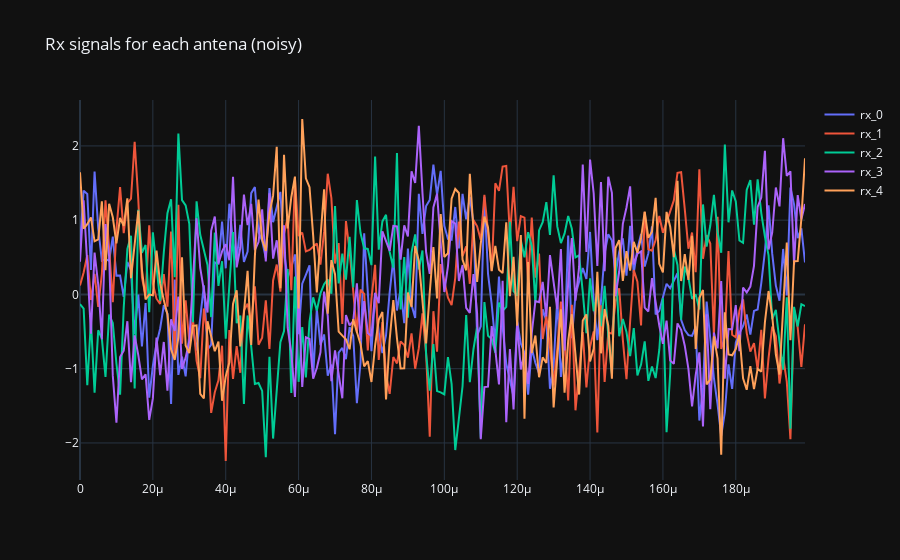

The notebook cell saved with this chart:
### Markdown cell above
## Add some noise to reception signals

### Code cell
rx_signals = beamforming.generate_noise_on_signal(rx_signals)

if use_matplotlib:
    for id, rx_signal in enumerate(rx_signals):
        plt.plot(np.asarray(rx_signal).squeeze().real[0:200], label='rx_' + str(id))
    plt.legend()
    plt.show()
else:
    fig = go.Figure()
    for id, rx_signal in enumerate(rx_signals):
        fig.add_trace(go.Scatter(x=t[0:200], y=np.asarray(rx_signal).squeeze().real[0:200], mode='lines', name='rx_' + str(id)))
    fig.update_layout(template="plotly_dark", title_text="Rx signals for each antena (noisy)")
    fig.show()

### Figure 1 — Plotly figure (JSON) as saved in the notebook; plotly's stock layout.template omitted (floating-point values rounded to 4 significant figures; data arrays with more than 128 entries replaced by an {"elided": "..."} marker saying what was removed)
{"data": [{"mode": "lines", "name": "rx_0", "type": "scatter", "x": {"elided": "200 float values"}, "y": {"elided": "200 float values"}}, {"mode": "lines", "name": "rx_1", "type": "scatter", "x": {"elided": "200 float values"}, "y": {"elided": "200 float values"}}, {"mode": "lines", "name": "rx_2", "type": "scatter", "x": {"elided": "200 float values"}, "y": {"elided": "200 float values"}}, {"mode": "lines", "name": "rx_3", "type": "scatter", "x": {"elided": "200 float values"}, "y": {"elided": "200 float values"}}, {"mode": "lines", "name": "rx_4", "type": "scatter", "x": {"elided": "200 float values"}, "y": {"elided": "200 float values"}}], "layout": {"title": {"text": "Rx signals for each antena (noisy)"}}}
